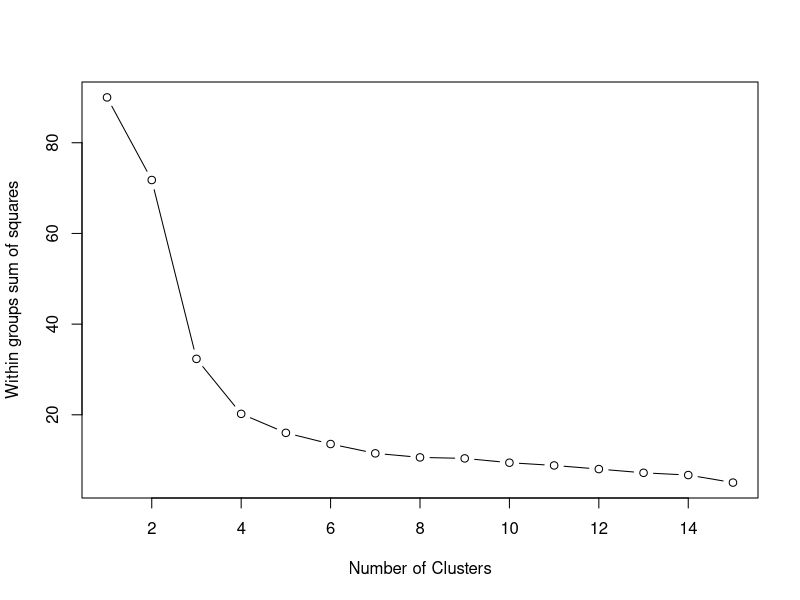

Write R code to recreate this figure. (Note: this script raises an error after producing the figure.)
#第六章 聚类分析 p252 例6.5.3 16个地区农民生活水平
#K-means PAM

#导入数据----
library(readr)
data=read_csv("table6.7.csv", locale = locale(encoding = "GB2312"))
#数据第一列为地名,2-7列为6个维度
p=6#变量维度(特征数目)


#标准化----
#标准化使得均值0 方差1
#目的: 均衡各变量的影响;
#原因: 观察数据知, 如果不标准化数据, 距离会极大地被X1影响.
data_sc=scale(data[,1:p+1])#我也不知道为什么这里要从1开始
#其他标准化方法 但效果都不太好
#data_sc=apply(data[,1:p+1],2,function(x){(x-mean(x)/mad(x))})
#data_sc=apply(data[,1:p+1],2,function(x){x/max(x)})
row.names(data_sc)=t(data[,1])
data_=data[,1:p+1]#不标准化
row.names(data_)=t(data[,1])


# Plot function for within groups sum of squares by number of clusters----
wssplot <- function(data, nc=15, seed=1234){
  wss <- (nrow(data)-1)*sum(apply(data,2,var))
  for (i in 2:nc){
    set.seed(seed)
    wss[i] <- sum(kmeans(data, centers=i)$withinss)}
  plot(1:nc, wss, type="b", xlab="Number of Clusters",
       ylab="Within groups sum of squares")}


#K-means聚类----
wssplot(data_sc)#由图可得推荐k=4
k=4
set.seed(0)
cluster=kmeans(data_sc,k,nstart = 10)
table(data[,1],cluster$cluster)#聚类结果
plot(cluster$cluster,cex=0.1,pch=19,xlab = "城市",
     ylab = "类别",main="K-means聚类")
text(cluster$cluster,data[,1], cex=0.7)


#PAM(围绕中心点的划分)----
library(cluster)
set.seed(0)
clu.pam=pam(data_sc,k=4)
clusplot(clu.pam,main = "Bivariate Cluster Plot")
#end